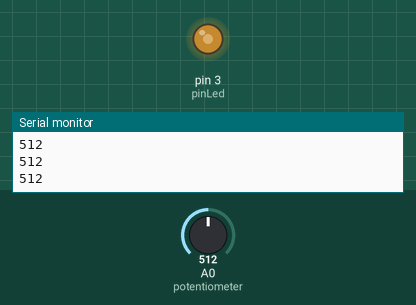
This sketch was run on a simulated Arduino Uno, built with avr-gcc and run on an emulated ATmega328P. Parts: output pins drawn as LEDs (lit = HIGH), the last lines printed to the serial monitor. The test bench sets the inputs (shaded band); at power-on: A0 (potentiometer) = 512.

Above: at 1.2 s.
1.3 s: A0 (potentiometer) set to 716
At 2.1 s:
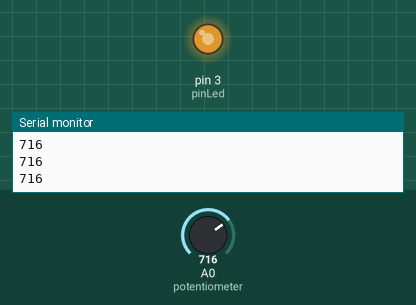
2.8 s: A0 (potentiometer) set to 900
At 3.4 s:
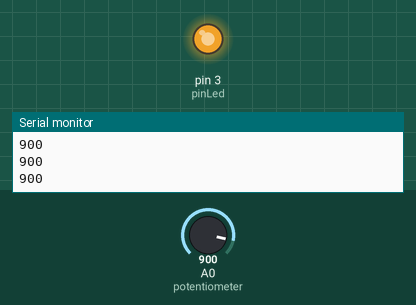
4.3 s: A0 (potentiometer) set to 122
At 4.7 s:
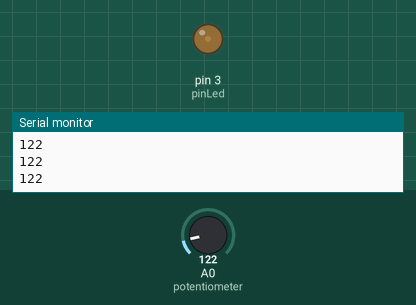
5.8 s: A0 (potentiometer) set to 0
At 6.1 s:
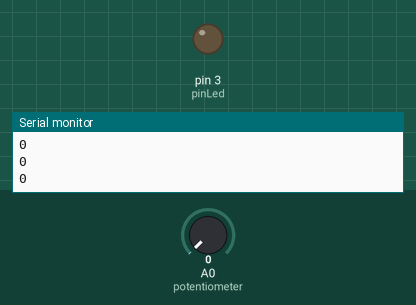
7.3 s: A0 (potentiometer) set to 511
At 8.6 s:
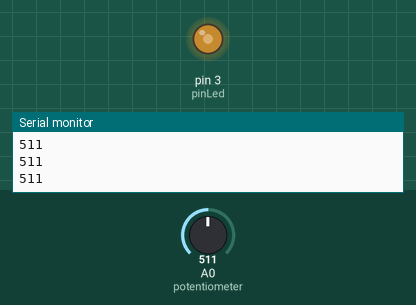
Timing chart, 0 to 9.8 s (numbered marks = the images above; inputs shaded):
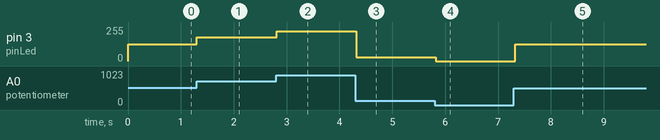

Measured:
- after the input at 1.3 s, pin 3 (pinLed): 127/255 → 178/255 at once
- after the input at 2.8 s, pin 3 (pinLed): 178/255 → 224/255 at once
- after the input at 4.3 s, pin 3 (pinLed): 224/255 → 30/255 at once
- after the input at 5.8 s, pin 3 (pinLed): 30/255 → 0/255 at once
- after the input at 7.3 s, pin 3 (pinLed): 0/255 → 127/255 at once

The sketch:

Grove_Rotary_Angle_Sensor_LED.ino
```cpp
// demo of Starter Kit V2.0


const int potentiometer = A0;                    // rotary angle sensor connect to A0
const int pinLed = 3;

void setup()
{
    Serial.begin(9600);                         // set the serial communication frequency at 9600 bits per sec
    pinMode(potentiometer, INPUT);
    pinMode(pinLed, OUTPUT);
}

void loop()
{
    int value = analogRead(potentiometer);
    analogWrite(pinLed, map(value,0,1024,0,255));

    Serial.println(value);                      // pirnt the value on the serial monitor screen
    delay(100);                                  // wait 1000ms before printing next value
}
```
